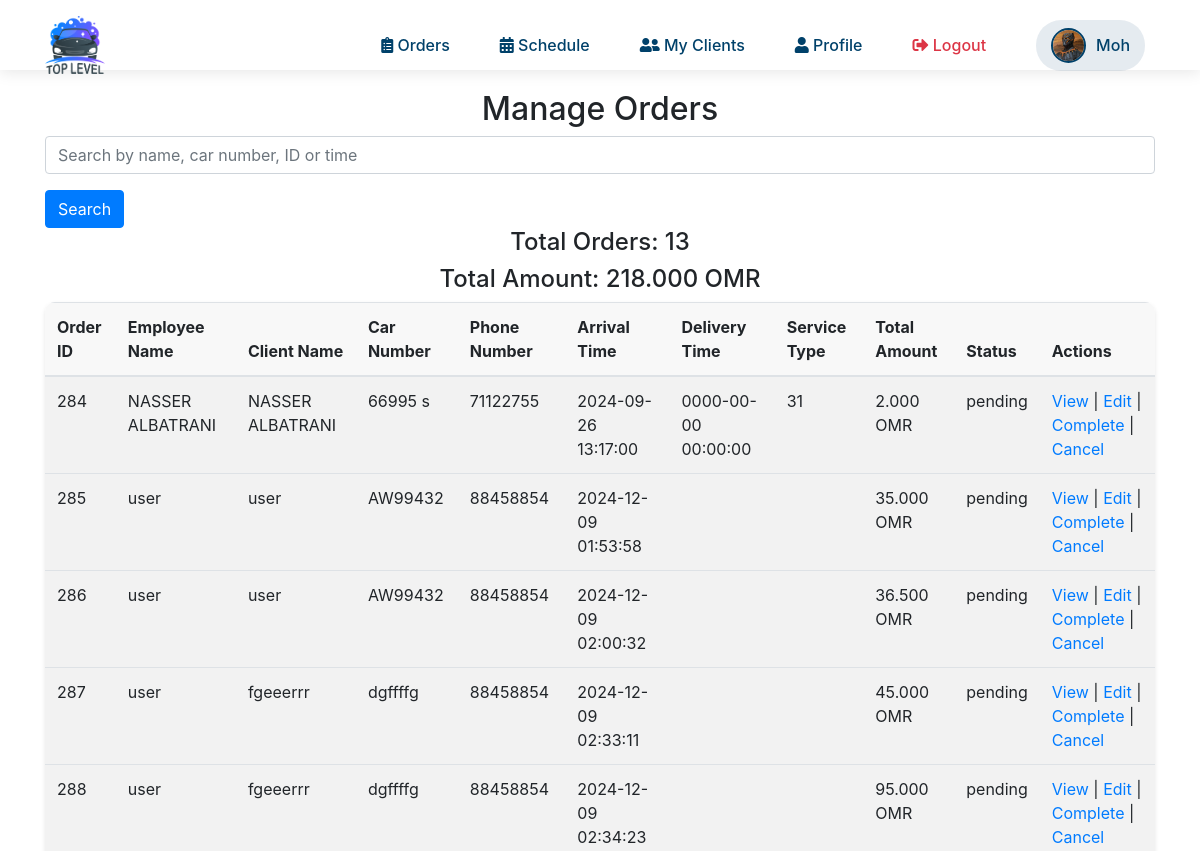
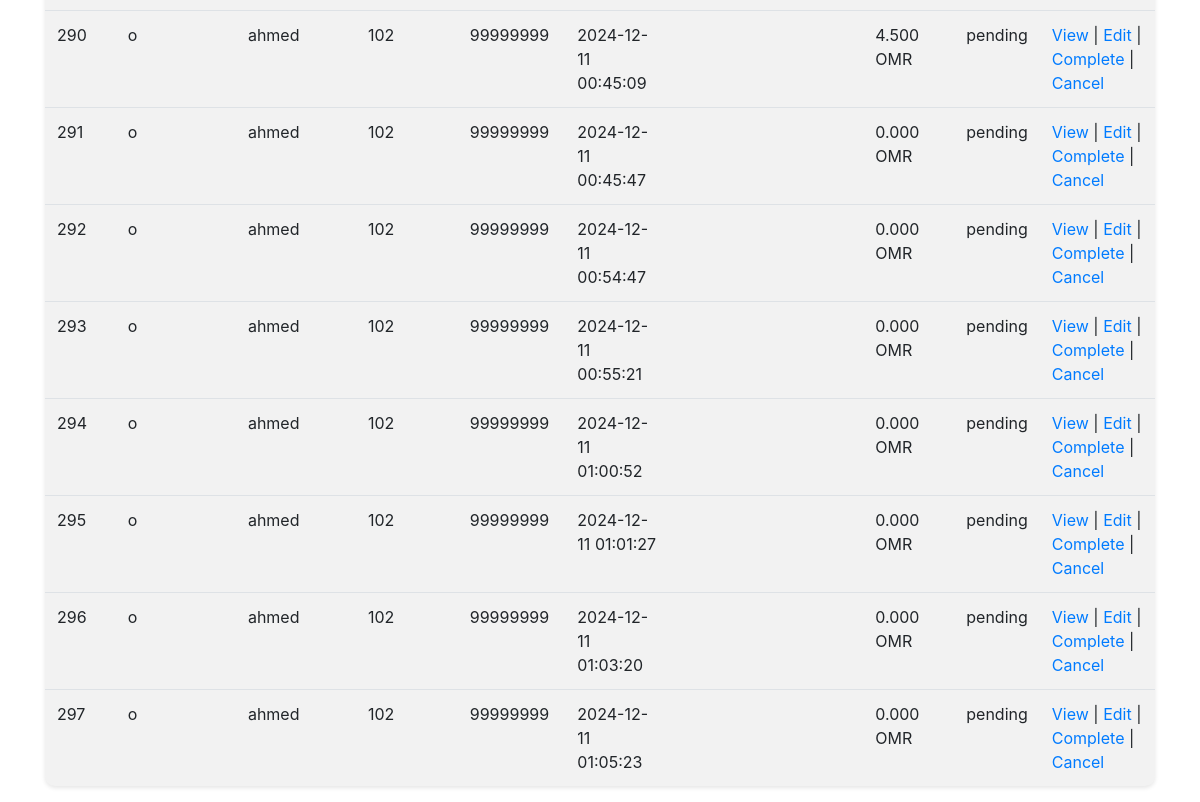
The page /OrderStatus.php (signed in) on the database as committed earlier (2 pictures, top to bottom).
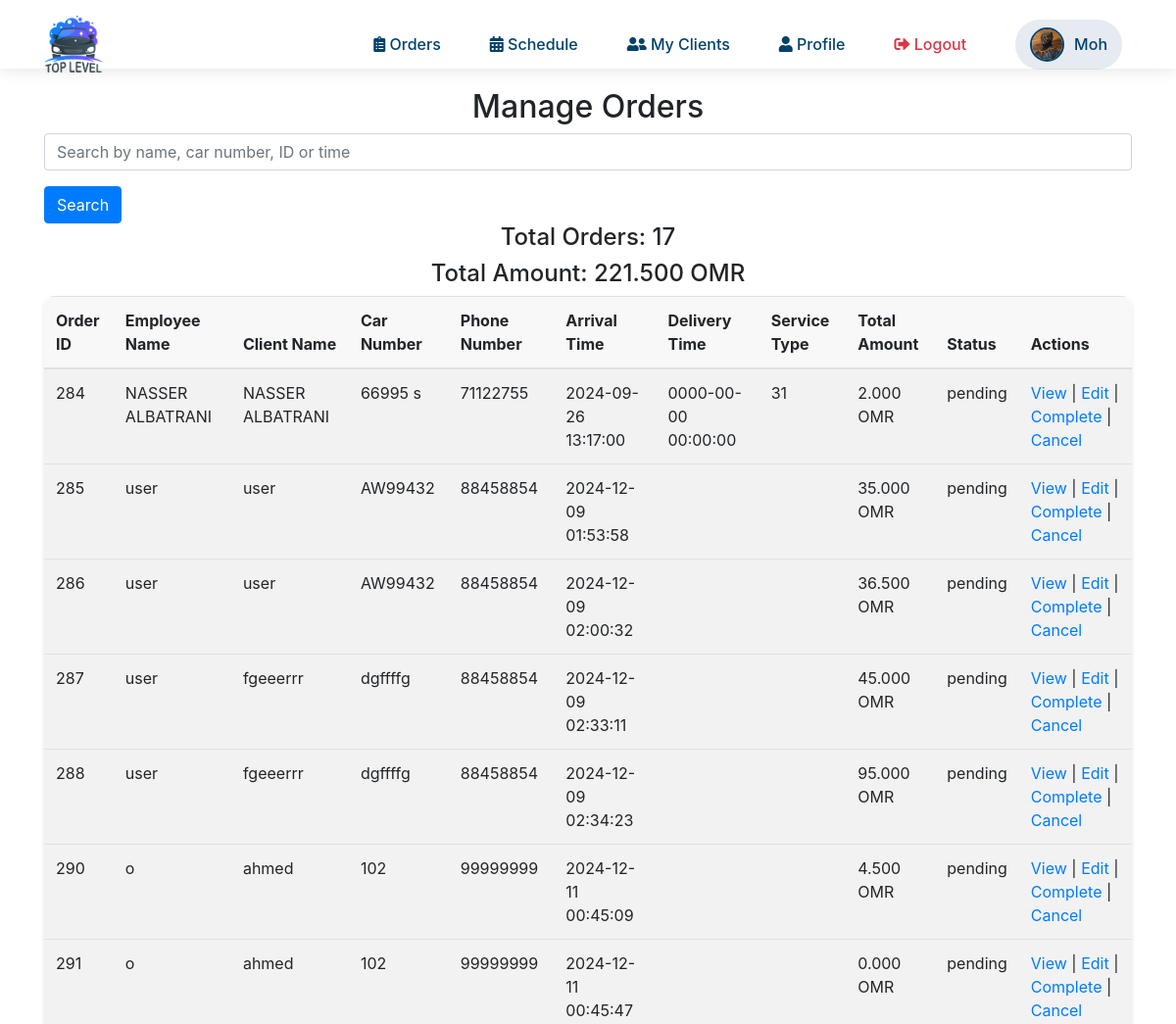
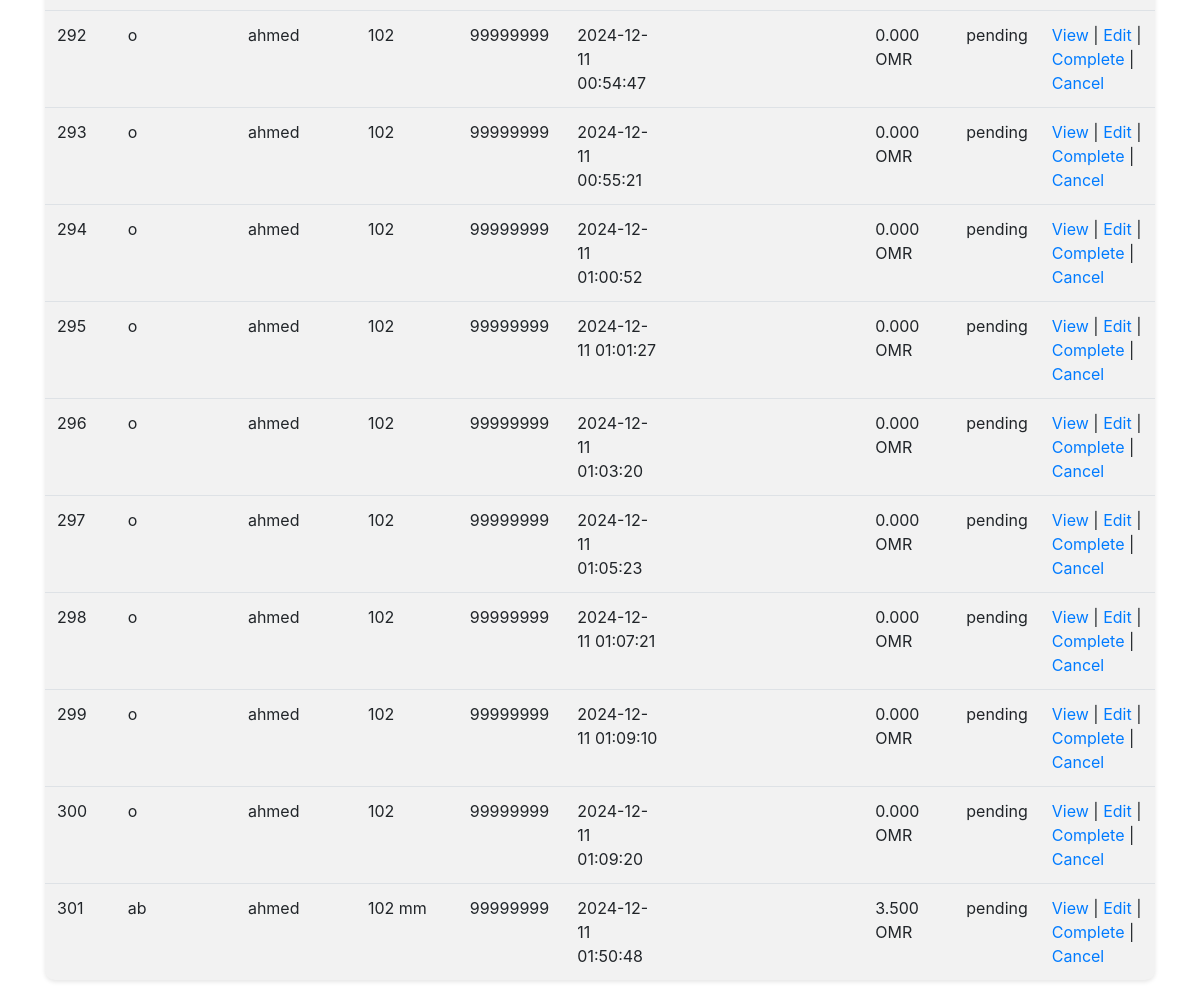
The same page on the database as committed later (2 pictures, top to bottom).
### tables this page shows
CREATE TABLE `orders` (
  `id` int(11) NOT NULL,
  `client_car_id` int(11) DEFAULT NULL,
  `order_details` text DEFAULT NULL,
  `qrcode_path` varchar(255) DEFAULT NULL,
  `car_type` varchar(50) DEFAULT NULL,
  `employee_name` varchar(100) DEFAULT NULL,
  `client_name` varchar(100) DEFAULT NULL,
  `service_category` varchar(50) DEFAULT NULL,
  `services` text DEFAULT NULL,
  `car_number` varchar(50) DEFAULT NULL,
  `car_name` varchar(255) DEFAULT NULL,
  `phone_number` varchar(50) DEFAULT NULL,
  `arrival_time` datetime DEFAULT NULL,
  `delivery_time` datetime DEFAULT NULL,
  `total_amount` decimal(10,3) DEFAULT NULL,
  `notes` text DEFAULT NULL,
  `order_code` varchar(255) DEFAULT NULL,
  `deposit_amount` decimal(10,3) NOT NULL DEFAULT 0.000,
  `remaining_amount` decimal(10,3) NOT NULL DEFAULT 0.000,
  `installments` int(11) NOT NULL DEFAULT 0,
  `coupon_code` varchar(255) DEFAULT NULL,
  `coupon_discount` decimal(10,3) DEFAULT 0.000,
  `total_after_discount` decimal(10,3) DEFAULT 0.000,
  `status` enum('pending','completed','canceled') DEFAULT 'pending',
  `car_delivered` tinyint(1) NOT NULL DEFAULT 0,
  `car_delivery_time` datetime DEFAULT NULL,
  `extra_service_name` text DEFAULT NULL,
  `extra_service_price` text DEFAULT NULL
);

### OrderStatus.php (the view, shortened to what this page needs)
<?php
require 'db.php';
$search_query = "";
$filter_query = "WHERE status = 'pending'";
$total_orders = 0;
$total_amount = 0.0;
$sql = "SELECT * FROM orders $filter_query";
$result = $conn->query($sql);
if ($result->num_rows > 0) {
    while ($row = $result->fetch_assoc()) {
        $total_orders++;
        $total_amount += $row['total_amount'];
    }
    $result->data_seek(0);
}
?>
<!DOCTYPE html>
<html lang="en">
<head>
    <link rel="stylesheet" href="https://cdnjs.cloudflare.com/ajax/libs/font-awesome/5.15.4/css/all.min.css">
    <link rel="stylesheet" href="https://stackpath.bootstrapcdn.com/bootstrap/4.5.2/css/bootstrap.min.css">
</head>
<body>
    <?php include 'nav.php'; ?>
    <div class="container">
        <h2 class="text-center">Manage Orders</h2>
        <form method="POST" action="">
            <div class="form-group">
                <input type="text" name="search_query" class="form-control" placeholder="Search by name, car number, ID or time" value="<?php echo htmlspecialchars($search_query); ?>">
            </div>
            <button type="submit" class="btn btn-primary">Search</button>
        </form>
        <h4 class="text-center">Total Orders: <?php echo $total_orders; ?></h4>
        <h4 class="text-center">Total Amount: <?php echo number_format($total_amount, 3); ?> OMR </h4>
        <table class="table table-striped">
            <thead>
                <tr>
                    <th>Order ID</th>
                    <th>Employee Name</th>
                    <th>Client Name</th>
                    <th>Car Number</th>
                    <th>Phone Number</th>
                    <th>Arrival Time</th>
                    <th>Delivery Time</th>
                    <th>Service Type</th>
                    <th>Total Amount</th>
                    <th>Status</th>
                    <th>Actions</th>
                </tr>
            </thead>
            <tbody>
                <?php
                if ($result->num_rows > 0) {
                    while($row = $result->fetch_assoc()) {
                        echo "<tr>";
                        echo "<td>" . htmlspecialchars($row['id']) . "</td>";
                        echo "<td>" . htmlspecialchars($row['employee_name']) . "</td>";
                        echo "<td>" . htmlspecialchars($row['client_name']) . "</td>";
                        echo "<td>" . htmlspecialchars($row['car_number']) . "</td>";
                        echo "<td>" . htmlspecialchars($row['phone_number']) . "</td>";
                        echo "<td>" . htmlspecialchars($row['arrival_time']) . "</td>";
                        echo "<td>" . htmlspecialchars($row['delivery_time']) . "</td>";
                        echo "<td>" . htmlspecialchars($row['service_category']) . "</td>";
                        echo "<td>" . number_format($row['total_amount'], 3) . " OMR</td>";
                        echo "<td>" . htmlspecialchars($row['status']) . "</td>";
                        echo "<td>
                                 <a class='action-link' href='view_order.php?id=" . htmlspecialchars($row['id']) . "'>View</a> |
                                 <a class='action-link' href='edit_order.php?id=" . htmlspecialchars($row['id']) . "'>Edit</a> |
                                 <a class='action-link' href='update_status.php?id=" . htmlspecialchars($row['id']) . "&status=completed'>Complete</a> |
                                 <a class='action-link' href='update_status.php?id=" . htmlspecialchars($row['id']) . "&status=canceled'>Cancel</a>
                              </td>";
                        echo "</tr>";
                    }
                } else {
                    echo "<tr><td colspan='11' class='text-center'>No orders found</td></tr>";
                }
                ?>
            </tbody>
        </table>
    </div>
</body>
</html>

Rows that differ between the two databases and show on the page:
added orders: id "298", employee_name "o", client_name "ahmed", car_number "102", phone_number "99999999", arrival_time "2024-12-11 01:07:21", total_amount "0.000", status "pending"
added orders: id "299", employee_name "o", client_name "ahmed", car_number "102", phone_number "99999999", arrival_time "2024-12-11 01:09:10", total_amount "0.000", status "pending"
added orders: id "300", employee_name "o", client_name "ahmed", car_number "102", phone_number "99999999", arrival_time "2024-12-11 01:09:20", total_amount "0.000", status "pending"
added orders: id "301", employee_name "ab", client_name "ahmed", car_number "102 mm", phone_number "99999999", arrival_time "2024-12-11 01:50:48", total_amount "3.500", status "pending"
Other text that changed with them:
$total_orders: "13" → "17"
$total_amount: "218.000" → "221.500"
